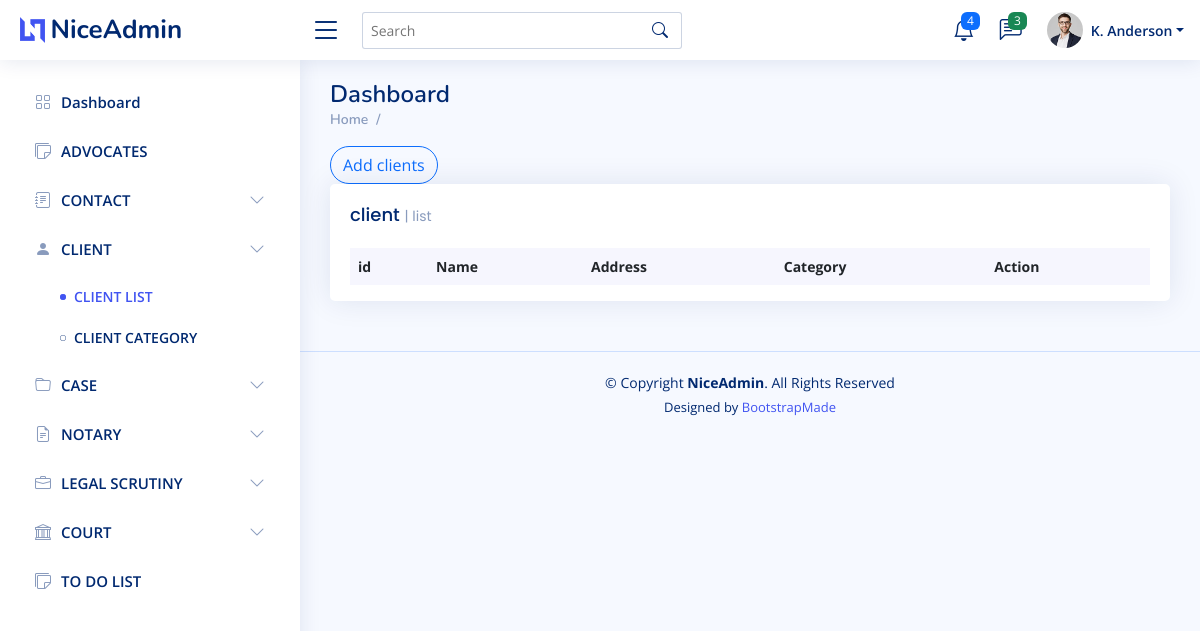
Before: /client with the older database file.
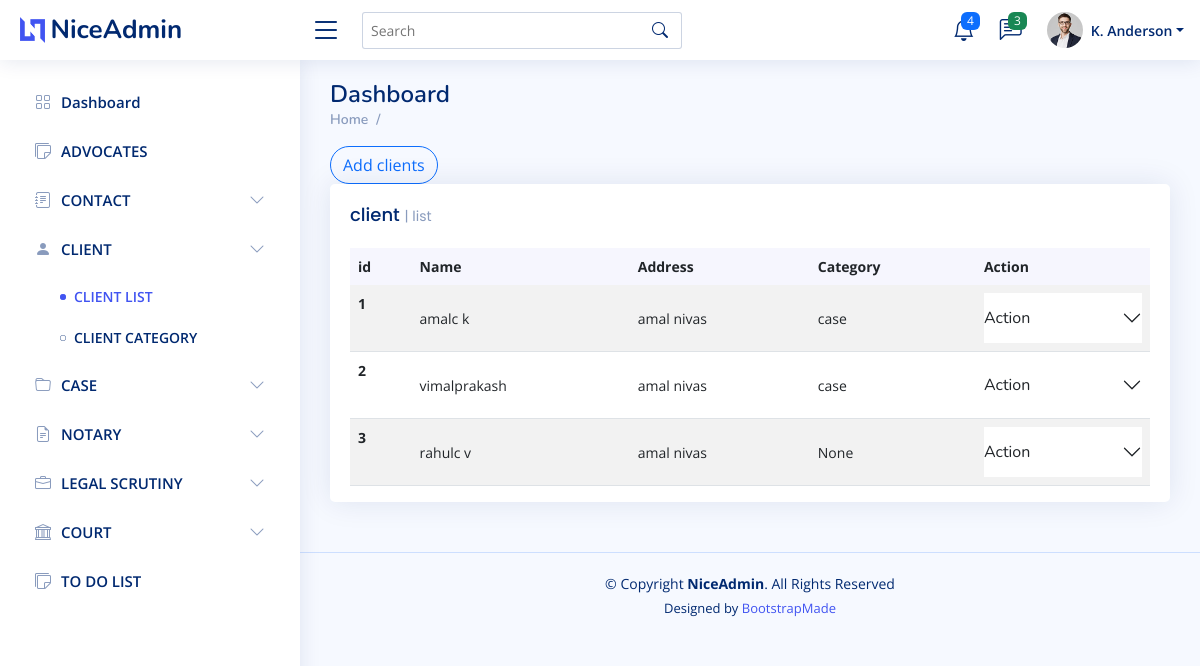
After: the same page with the newer database file.
### Admin_user/models.py (models this page shows, shortened)
class client(models.Model):
    First_name=models.CharField(max_length=50)
    Last_name=models.CharField(max_length=50)
    Address=models.ForeignKey(Address,null=True, on_delete=models.SET_NULL)
    Category=models.CharField(max_length=50,null=True)
    is_case=models.BooleanField(default=False)
    phone=models.IntegerField(null=True)
    email=models.CharField(max_length=50,null=True)

class Address(models.Model):
    House_name=models.CharField(max_length=50)
    Place=models.CharField(max_length=50)
    City=models.CharField(max_length=50)
    State=models.ForeignKey(State, on_delete=models.CASCADE)
    district=models.ForeignKey(District, on_delete=models.CASCADE)
    Country=models.CharField(max_length=50)
    Pin=models.IntegerField()
    def __str__(self):
        return self.House_name

### Admin_user/views.py (the view)
# urls.py: path("client",client,name="client"),
def client(request):
    context={}
    context["client"]=True
    context["clients"]=client_model.objects.all()
    return render(request,"admin/client_list.html",context)

### templates/admin/client_list.html (shortened to what this page needs)
{% extends 'admin/main.html' %}
{% block content %} <a type="button" class="btn btn-outline-primary rounded-pill" href="{% url 'add_clients' %}">Add clients</a>
<div class="col-12">
    <div class="card top-selling overflow-auto">
      <div class="card-body pb-0">
          <h5 class="card-title">client <span>| list</span></h5>
          <table class="table table-striped">
            <thead>
              <tr>
                <th class="fw-bold" scope="col">id</th>
                <th class="fw-bold" scope="col">Name</th>
                <th class="fw-bold" scope="col">Address</th>
                <th class="fw-bold" scope="col">Category</th>
                <th class="fw-bold" scope="col">Action</th>
              </tr>
            </thead>
            <tbody>
              {% for i in clients %}
              <tr>
                <th scope="row">{{i.id}}</th>
                <td>{{i.First_name}}{{i.Last_name}} </td>
                <td>{{i.Address}}</td>
                <td >{{i.Category}}</td>
                <td>
                  <div class="accordion accordion-flush" id="accordionFlushExample">
                    <div class="accordion-item">
                      <h2 class="accordion-header" id="flush-headingOne">
                        <button class="accordion-button collapsed" type="button" data-bs-toggle="collapse" data-bs-target="#flush-collapseOne{{i.id}}" aria-expanded="false" aria-controls="flush-collapseOne">
                          Action
                        </button>
                      </h2>
                    </div>
                  </div>
                </td>
              </tr>
              {% endfor %}
            </tbody>
          </table>
        </div>
      </div>
    </div>
{% endblock content %}

### templates/admin/main.html (shortened to what this page needs)
{% load static %}
<!DOCTYPE html>
<html lang="en">
<head>
  <link href="{% static 'assets/vendor/bootstrap/css/bootstrap.min.css' %}" rel="stylesheet">
  <link href="{% static 'assets/vendor/bootstrap-icons/bootstrap-icons.css' %}" rel="stylesheet">
  <link href="{% static 'assets/vendor/boxicons/css/boxicons.min.css' %}" rel="stylesheet">
  <link href="{% static 'assets/vendor/quill/quill.snow.css' %}" rel="stylesheet">
  <link href="{% static 'assets/vendor/quill/quill.bubble.css' %}" rel="stylesheet">
  <link href="{% static 'assets/vendor/remixicon/remixicon.css' %}" rel="stylesheet">
  <link href="{% static 'assets/vendor/simple-datatables/style.css' %}" rel="stylesheet">
  <link href="{% static 'assets/css/style.css' %}" rel="stylesheet">
</head>
<body>
  <header id="header" class="header fixed-top d-flex align-items-center">
    <div class="d-flex align-items-center justify-content-between">
      <a href="/home" class="logo d-flex align-items-center">
        <img src="assets/img/logo.png" alt="">
        <span class="d-none d-lg-block">NiceAdmin</span>
      </a>
      <i class="bi bi-list toggle-sidebar-btn"></i>
    </div>
    <div class="search-bar">
      <form class="search-form d-flex align-items-center" method="POST" action="#">
        <input type="text" name="query" placeholder="Search" title="Enter search keyword">
        <button type="submit" title="Search"><i class="bi bi-search"></i></button>
      </form>
    </div>
    <nav class="header-nav ms-auto">
      <ul class="d-flex align-items-center">
        <li class="nav-item dropdown">
          <a class="nav-link nav-icon" href="#" data-bs-toggle="dropdown">
            <i class="bi bi-bell"></i>
            <span class="badge bg-primary badge-number">4</span>
          </a>
        </li>
        <li class="nav-item dropdown">
          <a class="nav-link nav-icon" href="#" data-bs-toggle="dropdown">
            <i class="bi bi-chat-left-text"></i>
            <span class="badge bg-success badge-number">3</span>
          </a>
        </li>
        <li class="nav-item dropdown pe-3">
          <a class="nav-link nav-profile d-flex align-items-center pe-0" href="#" data-bs-toggle="dropdown">
            <img src="assets/img/profile-img.jpg" alt="Profile" class="rounded-circle">
            <span class="d-none d-md-block dropdown-toggle ps-2">K. Anderson</span>
          </a>
        </li>
      </ul>
    </nav>
  </header>
  <aside id="sidebar" class="sidebar">
    <ul class="sidebar-nav" id="sidebar-nav">
      <li class="nav-item">
        <a class="nav-link collapsed" href="/home">
          <i class="bi bi-grid"></i>
          <span>Dashboard</span>
        </a>
      </li>
      <li class="nav-item">
        <a class="nav-link {% if not advocates %}collapsed{% endif %}" href="{% url 'advocates' %}">
          <i class="bi bi-stickies{% if advocates %}-fill{% endif %}"></i>
          <span>ADVOCATES</span>
        </a>
      </li>
      <li class="nav-item">
        <a class="nav-link collapsed" data-bs-target="#components-nav" data-bs-toggle="collapse" href="#">
          <i class="bi bi-journal-text{% if contact or contact_category %}-fill{% endif %}"></i><span>CONTACT</span><i class="bi bi-chevron-down ms-auto"></i>
        </a>
      </li>
      <li class="nav-item">
        <a class="nav-link collapsed" data-bs-target="#forms-nav" data-bs-toggle="collapse" href="#">
          <i class="bi bi-person{% if client or client_category %}-fill{% endif %}"></i><span>CLIENT</span><i class="bi bi-chevron-down ms-auto"></i>
        </a>
        <ul id="forms-nav" class="nav-content collapse {% if client or client_category %}show{% endif %}" data-bs-parent="#sidebar-nav">
          <li>
            <a href="{% url 'client' %}" {% if client %}class="active"{% endif %}>
              <i class="bi bi-circle"></i><span>CLIENT LIST</span>
            </a>
          </li>
          <li>
            <a href="{% url 'client_category' %}" {% if client_category %}class="active"{% endif %}>
              <i class="bi bi-circle"></i><span>CLIENT CATEGORY</span>
            </a>
          </li>
        </ul>
      </li>
      <li class="nav-item">
        <a class="nav-link collapsed" data-bs-target="#tables-nav" data-bs-toggle="collapse" href="#">
          <i class="bi bi-folder{% if case or addcase or case_category or judgement_case or closed_case%}-fill{% endif %}"></i><span>CASE</span><i class="bi bi-chevron-down ms-auto"></i>
        </a>
      </li>
      <li class="nav-item">
        <a class="nav-link collapsed" data-bs-target="#charts-nav" data-bs-toggle="collapse" href="#">
          <i class="bi bi-file-earmark-text{% if notary or open_notary or closed_notary or add_notary or notary_category or progress_notary%}-fill{% endif %}"></i><span>NOTARY</span><i class="bi bi-chevron-down ms-auto"></i>
        </a>
      </li>
      <li class="nav-item">
        <a class="nav-link collapsed" data-bs-target="#icons-nav" data-bs-toggle="collapse" href="#">
          <i class="bi bi-briefcase"></i><span>LEGAL SCRUTINY</span><i class="bi bi-chevron-down ms-auto"></i>
        </a>
          </li>
        </ul>
      <li class="nav-item">
        <a class="nav-link collapsed" data-bs-target="#COURT-nav" data-bs-toggle="collapse" href="#">
          <i class="bi bi-bank{% if court_list or court_category %}2{% endif %}"></i><span>COURT</span><i class="bi bi-chevron-down ms-auto"></i>
        </a>
      </li>
      <li class="nav-item">
        <a class="nav-link {% if not todo_list %}collapsed{% endif %}" href="{% url 'todo_list' %}">
          <i class="bi bi-stickies{% if todo_list %}-fill{% endif %}"></i>
          <span>TO DO LIST</span>
        </a>
      </li>
  </aside>
  <main id="main" class="main">
    <div class="pagetitle">
      <h1>Dashboard</h1>
      <nav>
        <ol class="breadcrumb">
          <li class="breadcrumb-item"><a href="index.html">Home</a></li>
          <li class="breadcrumb-item active">{{title}}</li>
        </ol>
      </nav>
    </div>
    <section class="section dashboard">
     {% block content %}{% endblock content %}
    </section>
  </main>
  <footer id="footer" class="footer">
    <div class="copyright">
      &copy; Copyright <strong><span>NiceAdmin</span></strong>. All Rights Reserved
    </div>
    <div class="credits">
      Designed by <a href="https://bootstrapmade.com/">BootstrapMade</a>
    </div>
  </footer>
</body>
</html>

Changed rows visible on the page:
added client: id "1", First_name "amal", Last_name "c k", Address "amal nivas", Category "case"
added client: id "2", First_name "vimal", Last_name "prakash", Address "amal nivas", Category "case"
added client: id "3", First_name "rahul", Last_name "c v", Address "amal nivas", Category "None"
